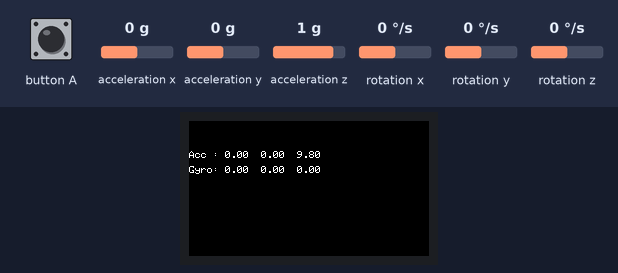
Bench run of a sketch on a simulated ESP32. On the bench: 240×135 colour display. Inputs (shaded band) come from the test bench; at power-on: acceleration x 0 g, acceleration y 0 g, acceleration z 1 g, rotation x 0 °/s, rotation y 0 °/s, rotation z 0 °/s.

Above: at 1.3 s.
1.4 s: acceleration x set to -1.4 g
At 1.7 s:
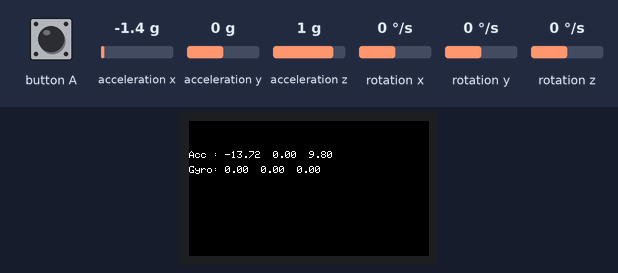
2.9 s: button A pressed for 0.15 s
At 4.1 s:
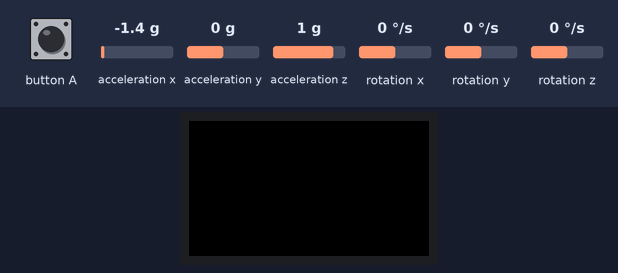
4.5 s: acceleration x set to 0 g
At 5.6 s:
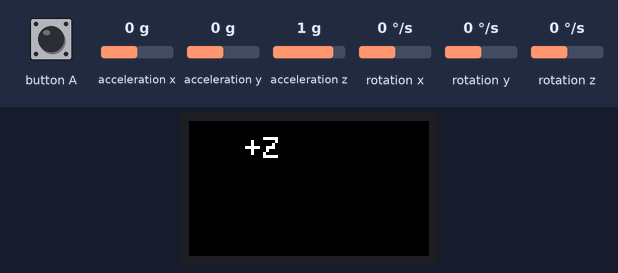
6.0 s: button A pressed for 1 s
At 7.3 s:
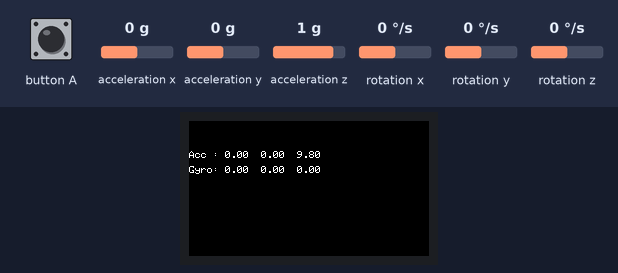
8.5 s: acceleration y set to -1.4 g
At 9.3 s:
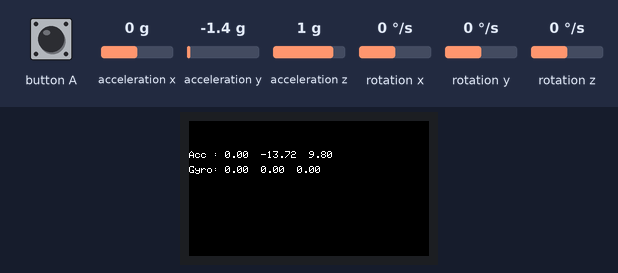
10.0 s: acceleration z set to -1.4 g
At 10.7 s:
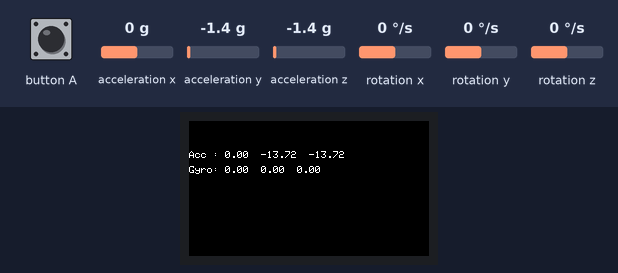
Timing chart, 0 to 12.5 s (numbered marks = the images above; inputs shaded):
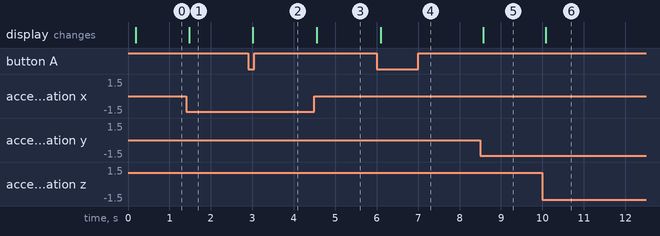

The sketch:

IMU_pose01.ino
```cpp
#include <M5StickCPlus.h>

#define MODE_A 0 // 数値表示
#define MODE_B 1 // 姿勢表示
uint8_t disp_mode = MODE_A;

#define BTN_A_PIN  37
#define BTN_ON  LOW
#define BTN_OFF HIGH
uint8_t prev_btn_a = BTN_OFF;
uint8_t btn_a      = BTN_OFF;

#define POSE_P_X 0
#define POSE_M_X 1
#define POSE_P_Y 2
#define POSE_M_Y 3
#define POSE_P_Z 4
#define POSE_M_Z 5
uint8_t pose = POSE_P_X;
uint8_t prev_pose = POSE_P_X;

// 加速度。センサで取得できる値の単位は[g]なので、通常の[m/s^2]単位で考えるなら9.8倍する
float accX_g = 0;
float accY_g = 0;
float accZ_g = 0;
float accX_mpss = 0;
float accY_mpss = 0;
float accZ_mpss = 0;

// 角速度。センサで取得できる値の単位は[dps, degree per second]
float gyroX_dps = 0;
float gyroY_dps = 0;
float gyroZ_dps = 0;

boolean near_p_g(float value){
  if(8.0 < value && value < 12.0){
    return true;
  }else{
    return false;
  }
}

boolean near_m_g(float value){
  if(-12.0 < value && value < -8.0){
    return true;
  }else{
    return false;
  }
}

boolean near_zero(float value){
  if(-2.0 < value && value < 2.0){
    return true;
  }else{
    return false;
  }
}

///////////////////////////////////////////////////////////////

void setup() {
  // Initialize the M5StickC object
  M5.begin();
  pinMode(BTN_A_PIN,  INPUT_PULLUP);
  // 6軸センサ初期化
  M5.Imu.Init();
  // LCD display
  M5.Lcd.setRotation(1);  // ボタンBが上になる向き
  M5.Lcd.fillScreen(BLACK);
  M5.Lcd.setTextSize(1);
}

void loop() {
  btn_a = digitalRead(BTN_A_PIN);

  if(prev_btn_a == BTN_OFF && btn_a == BTN_ON){
    M5.Lcd.fillScreen(BLACK);
    if(disp_mode == MODE_A){
      disp_mode = MODE_B;
      M5.Lcd.setTextSize(3);
    }else{
      disp_mode = MODE_A;
      M5.Lcd.setTextSize(1);
      M5.Lcd.setRotation(1);  // ボタンBが上になる向き
    }
  }

  prev_btn_a = btn_a;

  // 加速度取得
  M5.Imu.getAccelData(&accX_g,&accY_g,&accZ_g);
  accX_mpss = accX_g * 9.8;
  accY_mpss = accY_g * 9.8;
  accZ_mpss = accZ_g * 9.8;
  // 角速度取得
  M5.Imu.getGyroData(&gyroX_dps,&gyroY_dps,&gyroZ_dps);

  if(disp_mode == MODE_A){
    // 取得した値を表示する
    M5.Lcd.setCursor(0, 30);
    M5.Lcd.printf("Acc : %.2f  %.2f  %.2f   ", accX_mpss, accY_mpss, accZ_mpss);
    M5.Lcd.setCursor(0, 45);
    M5.Lcd.printf("Gyro: %.2f  %.2f  %.2f    ", gyroX_dps, gyroY_dps, gyroZ_dps);
  }else{
    // 現在の姿勢を検出する
    if(near_zero(accX_mpss) && near_p_g(accY_mpss) && near_zero(accZ_mpss)){
      pose = POSE_P_Y;
    }else if(near_p_g(accX_mpss) && near_zero(accY_mpss) && near_zero(accZ_mpss)){
      pose = POSE_P_X;
    }else if(near_zero(accX_mpss) && near_zero(accY_mpss) && near_p_g(accZ_mpss)){
      pose = POSE_P_Z;
    }else if(near_zero(accX_mpss) && near_m_g(accY_mpss) && near_zero(accZ_mpss)){
      pose = POSE_M_Y;
    }else if(near_m_g(accX_mpss) && near_zero(accY_mpss) && near_zero(accZ_mpss)){
      pose = POSE_M_X;
    }else if(near_zero(accX_mpss) && near_zero(accY_mpss) && near_m_g(accZ_mpss)){
      pose = POSE_M_Z;
    }

    // 姿勢に変化があった場合にのみ描画する
    if(prev_pose != pose){
      M5.Lcd.fillScreen(BLACK);
      switch(pose){
      case POSE_P_X:
        M5.Lcd.setRotation(1);
        M5.Lcd.setCursor(56, 16);
        M5.Lcd.print("+X");
        break;
      case POSE_M_X:
        M5.Lcd.setRotation(3);
        M5.Lcd.setCursor(56, 16);
        M5.Lcd.print("-X");
        break;
      case POSE_P_Y:
        M5.Lcd.setRotation(0);
        M5.Lcd.setCursor(16, 56);
        M5.Lcd.print("+Y");
        break;
      case POSE_M_Y:
        M5.Lcd.setRotation(2);
        M5.Lcd.setCursor(16,56);
        M5.Lcd.print("-Y");
        break;
      case POSE_P_Z:
        M5.Lcd.setRotation(1);
        M5.Lcd.setCursor(56, 16);
        M5.Lcd.print("+Z");
        break;
      case POSE_M_Z:
        M5.Lcd.setRotation(1);
        M5.Lcd.setCursor(56, 16);
        M5.Lcd.print("-Z");
        break;
      default:
        ;
      }
    }

    prev_pose = pose;
  }

  delay(100);
}
```

Measured:
- after the input at 1.4 s, the display: changes after 0.08 s (image 1)
- after the input at 2.9 s, the display: changes after 0.11 s (image 2)
- after the input at 4.5 s, the display: changes after 0.05 s (image 3)
- after the input at 6.0 s, the display: changes after 0.10 s (image 4)
- after the input at 8.5 s, the display: changes after 0.07 s (image 5)
- after the input at 10.0 s, the display: changes after 0.08 s (image 6)
